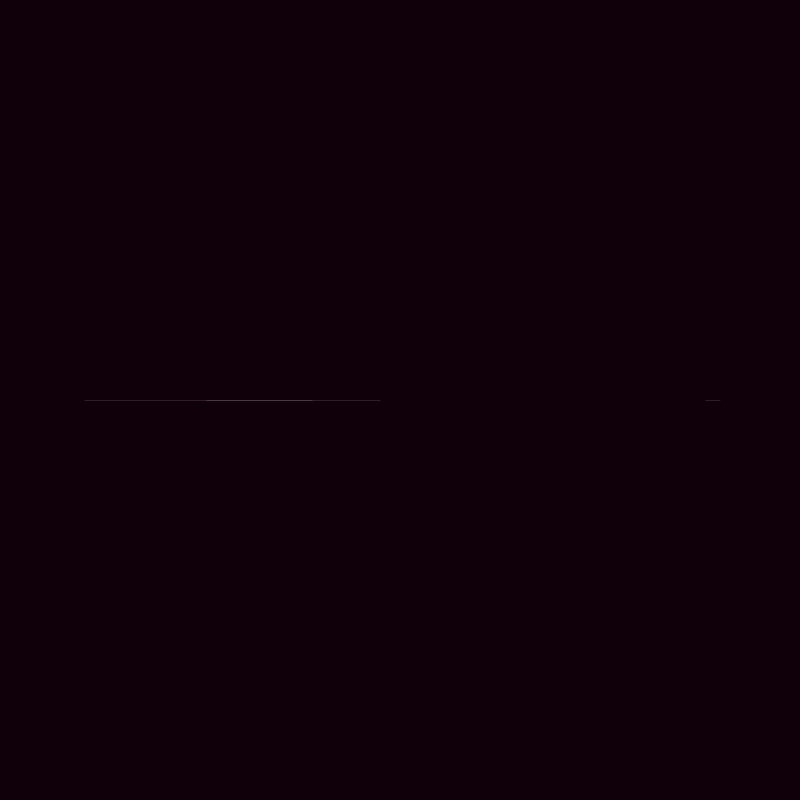
Frame 1 (no input)
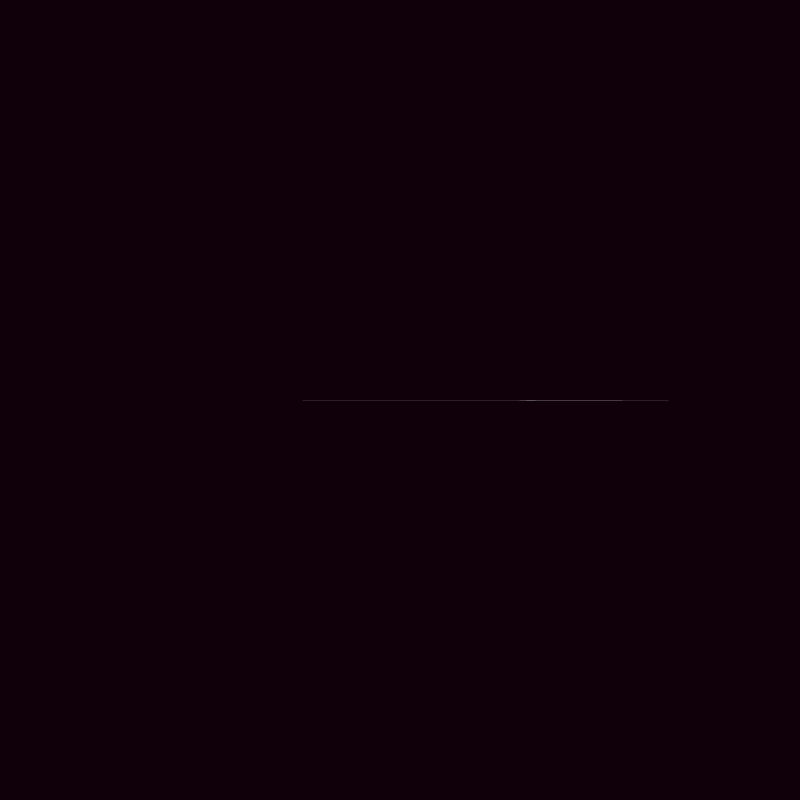
Frame 60 (the mouse pressed at the canvas centre just before this capture)
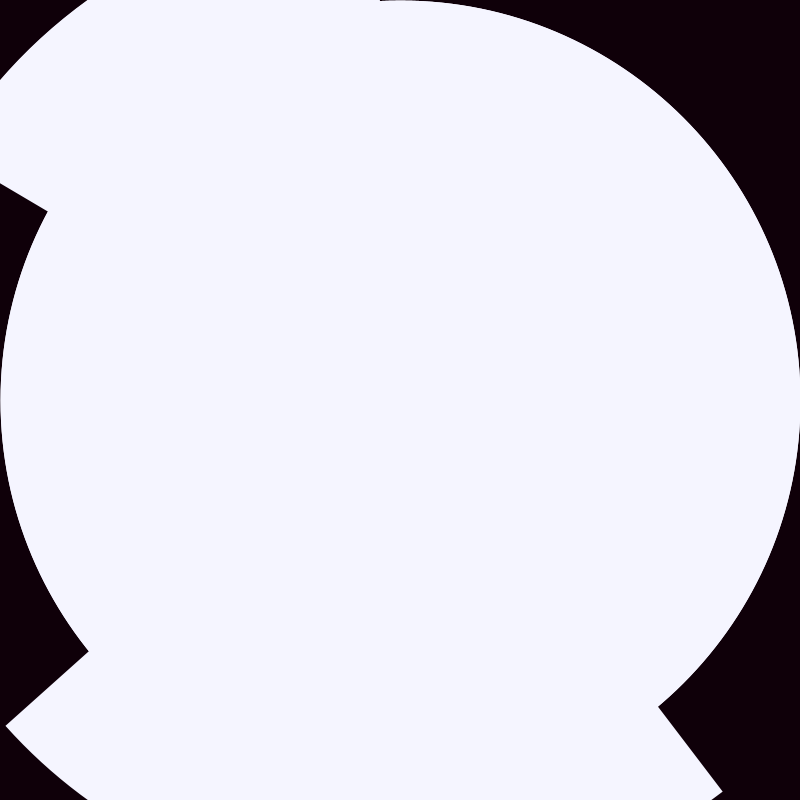
Frame 120 (the mouse held since frame 60 and released just before this capture)

The Processing sketch that drew these frames (run headless with seeded random() and noise(); from frame 60 on, the mouse is pressed at the canvas centre):

// Processing sketch: processing_105631
// ── processing_105631.pde

/**
 * Nucleo de Arte e Novos Organismos - EBA/UFRJ
 * RJ / Brasil
 *
 *
 * Sinalizador. Desenvolvido por chcl / equipe biônicos 2013
 *
 *
 * Trata-se de uma demonstração de personalidade em arranjos circulares.
 * Desenhei dois circulos (um preenchido e outro apenas contorno). Representam uma espécie de núcleo e membrana protetora.
 * Os arcos foram gerados por valores de origens e tamanhos diferentes e aleatórios. Representam a variação externa.
 * O delay foi pra dar uma melhor fluidez, mas alterando-o você tem diferentes observações.
 *  Se eu não criasse uma variavel randomica pra cada arco, o valor seriam os mesmo para todos, e teriamos 3 arcos sobrepostos.
 * Ainda em fase de experimentação...
 *
 */
 
void setup ()
{  
 size (800,800);
}
 
void draw ()
{
  background (15, 0, 9);
   
//---------------- 
// oval 1
//----------------
  stroke(245,245,255);
  ellipse(400,400,mouseX,mouseX);
   
//----------------
// oval 2 
//----------------
  noFill();
  strokeWeight(mouseY);
  ellipse(400,400, mouseY,mouseY);
  
//-------------------------------------------
//  arcos aleatórios
//-------------------------------------------
 
  float orig01 = random(0, 2*PI);
  float orig02 = random(0, 2*PI);
  float orig03 = random(0, 2*PI);
 //as variaveis acima guardam os valores de ponto de origem dos arcos, sempre aleatorio
  
  float tam01 = random(0, PI/2);
  float tam02 = random(0, PI/2);
  float tam03 = random(0, PI/2);
 //variaveis que serão somadas aos pontos de origem resultando nos tamanhos dos arcos
 //criará arcos bem pequenos, de valores proximos a zero até a metade de PI
 //também randômico
 
  strokeCap(SQUARE);
//para arcos de quinas arredondadas ativar o codigo abaixo
//strokeCap(ROUND);

  arc(width/2, height/2, height*.8, mouseX*1.5, orig01, orig01 + tam01);
  arc(width/2, height/2, height*.8, mouseX*1.5, orig02, orig02 + tam02);
  arc(width/2, height/2, height*.8, mouseX*1.5, orig03, orig03 + tam03);
  delay(80);
   

//pq não posso usar o mouseX para a altura e largura dos arcos(ou em uma ou em outra)?
 
 
}
